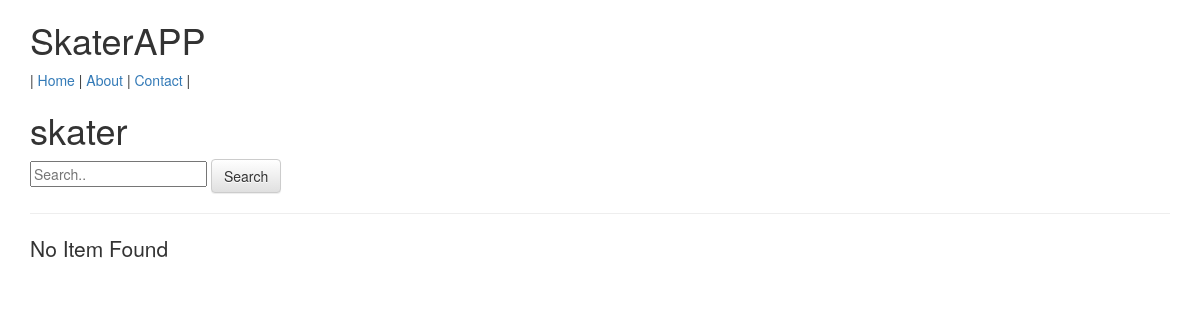
Before: /u/skater/ with the older database file.
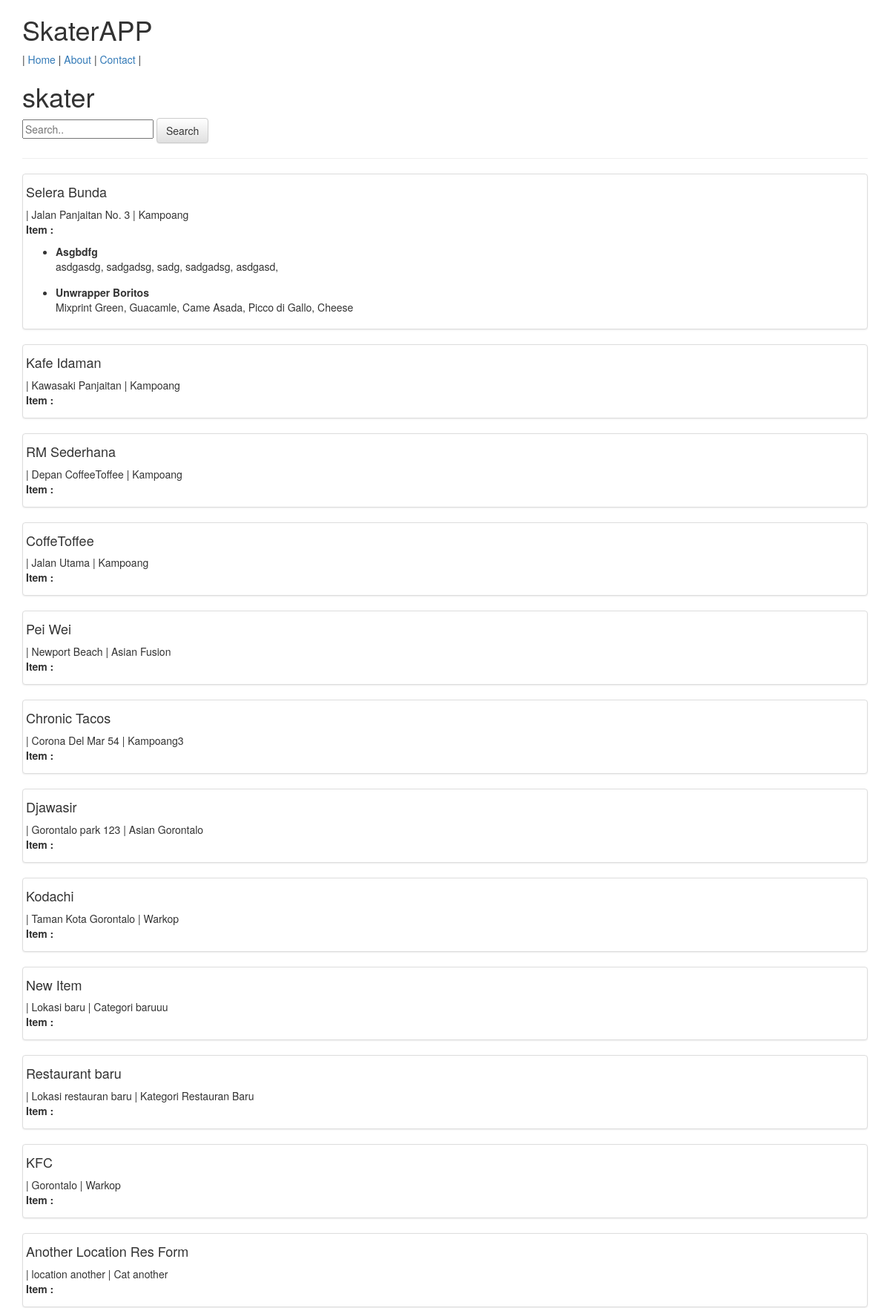
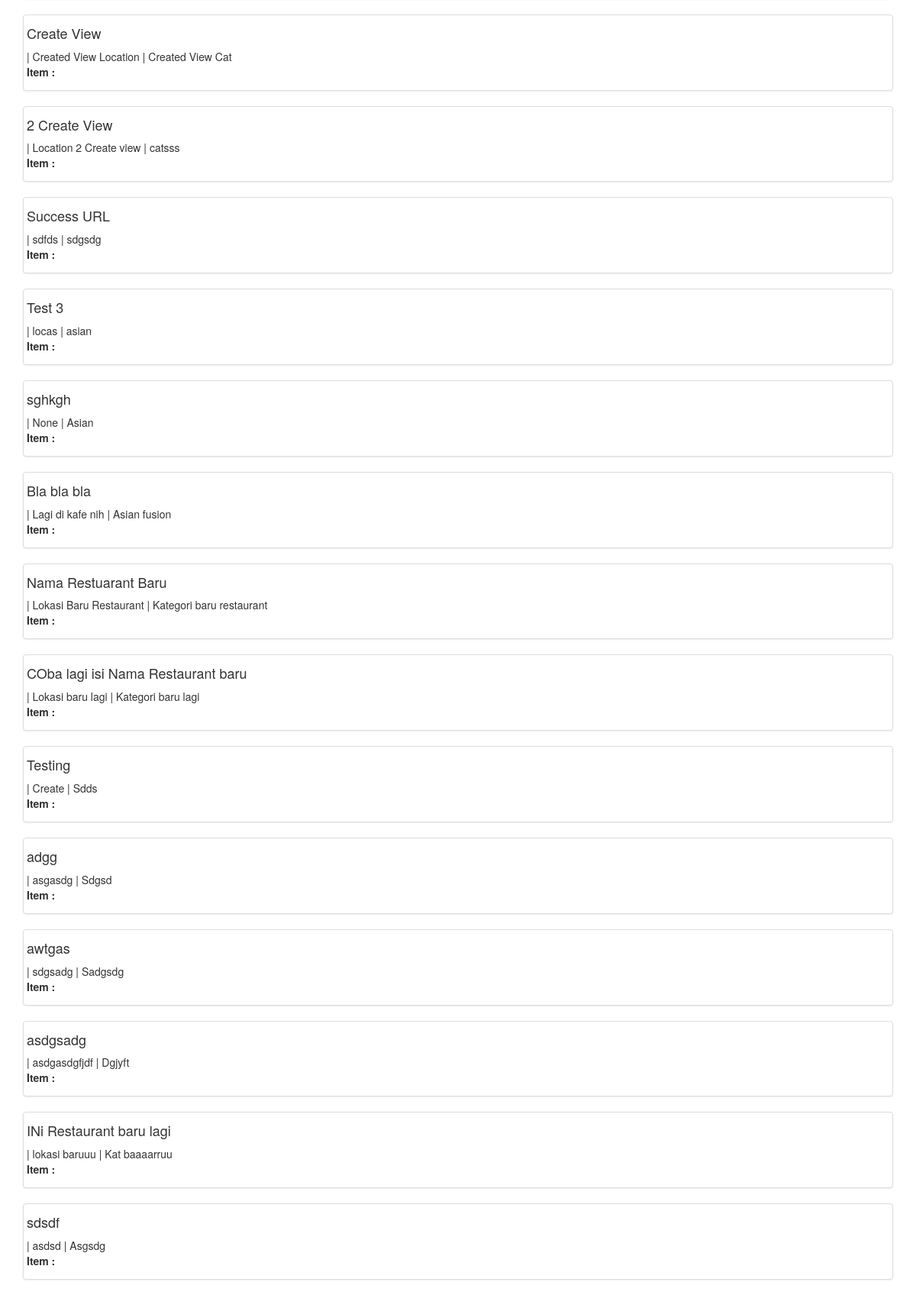
After: the same page with the newer database file (2 pictures, top to bottom).
### restaurants/models.py (models this page shows, shortened)
class RestaurantLocation(models.Model) :
    owner           = models.ForeignKey(User)  # django models unleashed joincfe
    name            = models.CharField(max_length = 120)
    location        = models.CharField(max_length = 120, null = True, blank = True)
    category        = models.CharField(max_length = 120, null = True, blank = True, validators=[validate_category])
    timestamp       = models.DateTimeField(auto_now_add = True)
    updated         = models.DateTimeField(auto_now=True)
    slug            = models.SlugField(unique=True, null=True, blank=True)
    objects = RestaurantLocationManager() # add Model.objects.all()
    @property
    def title(self):
        return self.name

### menus/models.py (models this page shows, shortened)
class Item(models.Model):
    user            = models.ForeignKey(settings.AUTH_USER_MODEL)
    restaurant      = models.ForeignKey(RestaurantLocation)
    name            = models.CharField(max_length=120)
    contents        = models.TextField(blank=True, null=True, help_text='Separate each item by comma')
    excludes        = models.TextField(blank=True, null=True, help_text='Separated each item by comma')
    public          = models.BooleanField(default=True)
    timestamp       = models.DateTimeField(auto_now_add=True)
    updated         = models.DateTimeField(auto_now=True)
    class Meta:
        ordering = ['-updated', '-timestamp']

### profiles/views.py (the view)
# urls.py: url(r'^(?P<username>[\w-]+)/$', ProfileDetailView.as_view(), name='detail'),
class ProfileDetailView(DetailView):
    def get_object(self):
        username = self.kwargs.get("username")
        if username is None:
            raise Http404
        return get_object_or_404(User, username__iexact=username, is_active=True)
    def get_context_data(self, **kwargs):
        context = super(ProfileDetailView, self).get_context_data(**kwargs)
        user = context['user']
        query = self.request.GET.get('q')
        item_exists = Item.objects.filter(user=user).exists()
        qs = RestaurantLocation.objects.filter(owner=user)
        if query:
            qs = qs.search(query)
        else:
            pass
        if item_exists and qs.exists():
            context['locations'] = qs
        return context

### restaurants/models.py (called while the page is built)
    def get_queryset(self):
        return RestaurantLocationQuerySet(self.model, using=self._db)

### profiles/templates/auth/user_detail.html (shortened to what this page needs)
{% extends 'base.html' %}
{%  block content %}
    <h1>{{ user.username }}</h1>
    <form class="form" method="GET" action=".">
    <input type="text" placeholder="Search.." name="q">
    <button class="btn btn-default" type="submit">Search</button>
    </form>
    <hr/>
    {% if locations %}
    {% for rest in locations %}
        <div class="row">
        <div class="col-sm-12">
            <div class="thumbnail">
            <h4>{{ rest.title }}</h4> | {{ rest.location }} | {{ rest.category }}
            <p>
            <strong>Item : </strong>
            <ul>
                {% for item in rest.item_set.all %}
                    <li style="margin-bottom: 15px;"> <strong>{{ item.name }}</strong><br/>
                        {{ item.contents }}
                    </li>
                {% endfor %}
            </ul>
            </p>
            </div>
        </div>
        </div>
    {% endfor %}
    {% else %}
        <p class="lead"> No Item Found</p>
    {% endif %}
{% endblock content %}

### restaurants/templates/base.html (shortened to what this page needs)
<!DOCTYPE html>
<html lang="en">
<head>
    {% include 'snippets/css.html' %}
</head>
<body>
<div class="container">
    {% include 'snippets/nav.html' %}
    {% block content  %} {% endblock content %}
</div>
</body>
</html>

### restaurants/templates/snippets/nav.html (shortened to what this page needs)
<h1> SkaterAPP </h1>
<p>
    |
    <a href = '{% url "home" %}'>Home</a> |
    <a href = '{% url "about"%}'>About</a> |
    <a href = '{% url "contact" %}'>Contact</a> |
</p>

Changed rows visible on the page:
added RestaurantLocation: title "Selera Bunda", location "Jalan Panjaitan No. 3", category "Kampoang"
added Item: name "Asgbdfg", contents "asdgasdg, sadgadsg, sadg, sadgadsg, asdgasd,"
added Item: name "Unwrapper Boritos", contents "Mixprint Green, Guacamle, Came Asada, Picco di Gallo, Cheese"
added RestaurantLocation: title "Kafe Idaman", location "Kawasaki Panjaitan", category "Kampoang"
added RestaurantLocation: title "RM Sederhana", location "Depan CoffeeToffee", category "Kampoang"
added RestaurantLocation: title "CoffeToffee", location "Jalan Utama", category "Kampoang"
added RestaurantLocation: title "Pei Wei", location "Newport Beach", category "Asian Fusion"
added RestaurantLocation: title "Chronic Tacos", location "Corona Del Mar 54", category "Kampoang3"
added RestaurantLocation: title "Djawasir", location "Gorontalo park 123", category "Asian Gorontalo"
added RestaurantLocation: title "Kodachi", location "Taman Kota Gorontalo", category "Warkop"
added RestaurantLocation: title "New Item", location "Lokasi baru", category "Categori baruuu"
added RestaurantLocation: title "Restaurant baru", location "Lokasi restauran baru", category "Kategori Restauran Baru"
added RestaurantLocation: title "KFC", location "Gorontalo", category "Warkop"
added RestaurantLocation: title "Another Location Res Form", location "location another", category "Cat another"
added RestaurantLocation: title "Create View", location "Created View Location", category "Created View Cat"
added RestaurantLocation: title "2 Create View", location "Location 2 Create view", category "catsss"
added RestaurantLocation: title "Success URL", location "sdfds", category "sdgsdg"
added RestaurantLocation: title "Test 3", location "locas", category "asian"
added RestaurantLocation: title "sghkgh", location "None", category "Asian"
added RestaurantLocation: title "Bla bla bla", location "Lagi di kafe nih", category "Asian fusion"
added RestaurantLocation: title "Nama Restuarant Baru", location "Lokasi Baru Restaurant", category "Kategori baru restaurant"
added RestaurantLocation: title "COba lagi isi Nama Restaurant baru", location "Lokasi baru lagi", category "Kategori baru lagi"
added RestaurantLocation: title "Testing", location "Create", category "Sdds"
added RestaurantLocation: title "adgg", location "asgasdg", category "Sdgsd"
added RestaurantLocation: title "awtgas", location "sdgsadg", category "Sadgsdg"
added RestaurantLocation: title "asdgsadg", location "asdgasdgfjdf", category "Dgjyft"
added RestaurantLocation: title "INi Restaurant baru lagi", location "lokasi baruuu", category "Kat baaaarruu"
added RestaurantLocation: title "sdsdf", location "asdsd", category "Asgsdg"
Other visible differences:
text no longer shown: "No Item Found"
